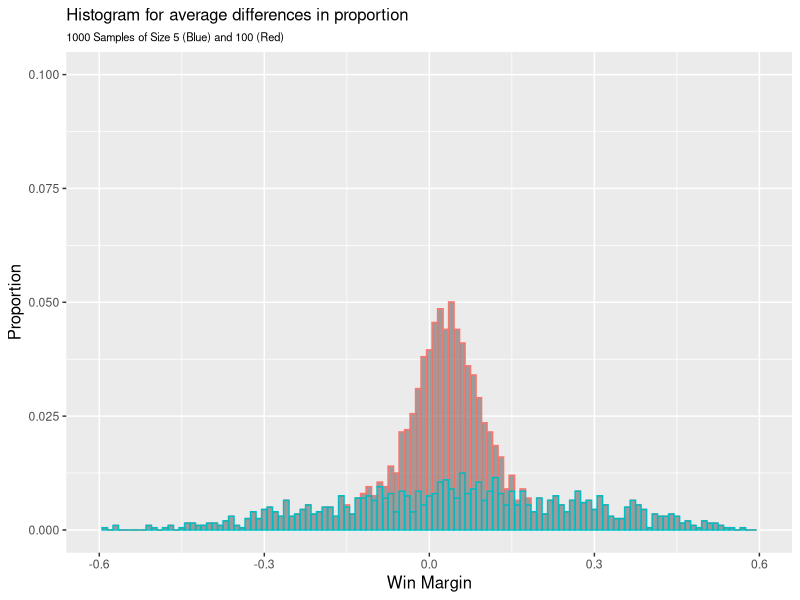

Here is the R script that generated this plot:
## ---- chunk 1
knitr::opts_chunk$set(echo = TRUE)
knitr::opts_chunk$set(options(width = 60))
knitr::opts_chunk$set(class.output = "bg-warning")

packages <- c('haven','dplyr', 'ggplot2', 'reshape2', 'tidyverse', 'pracma',
              'lubridate', 'scales', 'ggthemes', 'gt', 'dineq', 'gglorenz')  
to_install <- packages[!(packages %in% installed.packages()[,"Package"])]
if(length(to_install)>0) install.packages(to_install, 
                                          repos='http://cran.us.r-project.org')
lapply(packages, require, character.only=TRUE)


## ---- chunk 2
#Import data 
inputdata <- read.csv("Colombia Election 2022.csv")
## ---- chunk 3
# Insert only code here.
total_petro_pop = sum(inputdata$petro, na.rm = TRUE)
total_hernandez_pop = sum(inputdata$hernandez, na.rm = TRUE)
total_votes_cast_pop = sum(inputdata$votes_cast, na.rm = TRUE)
win_margin_pop = (total_petro_pop - total_hernandez_pop)/total_votes_cast_pop


inputdata <- inputdata %>%
  mutate(win_margin_tw = (petro-hernandez)/votes_cast)

win_margin_tw_sd = sd(inputdata$win_margin_tw, na.rm = TRUE)

win_margin_pop
win_margin_tw_sd
## ---- chunk 4
# Insert only code here.
set.seed(65668)
sample_5tables <- sample_n(inputdata,5)
total_petro_sample = sum(sample_5tables$petro, na.rm = TRUE)
total_hernandez_sample = sum(sample_5tables$hernandez, na.rm = TRUE)
total_votes_cast_sample = sum(sample_5tables$votes_cast, na.rm = TRUE)
win_margin_sample = (total_petro_sample - total_hernandez_sample)/total_votes_cast_sample

win_margin_sample

## ---- chunk 5
# Insert only code here.

set.seed(65668)
sample_100tables <- sample_n(inputdata,100)
total_petro_sample_2 = sum(sample_100tables$petro, na.rm = TRUE)
total_hernandez_sample_2 = sum(sample_100tables$hernandez, na.rm = TRUE)
total_votes_cast_sample_2 = sum(sample_100tables$votes_cast, na.rm = TRUE)
win_margin_sample_2 = (total_petro_sample_2 - total_hernandez_sample_2)/total_votes_cast_sample_2

win_margin_sample_2
## ---- chunk 6
# Insert only code here.

## ---- chunk 7

set.seed(65668)
#For-loop code 
xbar_5 <- c() 
for (i in 1:1000) {
  samp_5 <- slice_sample(inputdata, n = 5) 
  xbar_5[i] <- ((sum(samp_5$petro)-sum(samp_5$hernandez)) / sum(samp_5$votes_cast)) 
}
mean(xbar_5)
sd(xbar_5)

## ---- chunk 8
# Insert only code here.

set.seed(65668)
xbar_100 <- c() 
for (i in 1:1000) {
  samp_100 <- slice_sample(inputdata, n = 100) 
  xbar_100[i] <- ((sum(samp_100$petro)-sum(samp_100$hernandez)) / sum(samp_100$votes_cast)) 
}
mean(xbar_100)
sd(xbar_100)
## ---- chunk 9
# Insert only code here.
xbar_5_df <- as.data.frame(xbar_5) %>%
  mutate (c = "xbar_5") 
colnames(xbar_5_df) <- c("values","set")

xbar_100_df <- as.data.frame(xbar_100) %>%
  mutate (c = "xbar_100") 
colnames(xbar_100_df) <- c("values","set")

data <- rbind(xbar_5_df,xbar_100_df)

ggplot(data , aes(x = values, color = set, alpha = 0.9)) + 
  geom_histogram(aes(y = stat(count)/sum(stat(count))),
                 binwidth = 0.01) + 
  scale_y_continuous(labels = percent) +
  labs(x="Win Margin", 
       y = "Proportion", 
       title="Histogram for average differences in proportion",
       subtitle="1000 Samples of Size 5 (Blue) and 100 (Red)") +
  xlim(-0.6, 0.6) +
  ylim(0,0.1) +
  theme(plot.title=element_text(size=12, hjust=0),
        plot.subtitle=element_text(size=8,hjust=0),
        plot.caption= element_text(size=7), 
        axis.title.x=element_text(size=12,hjust=0.5),
        axis.title.y=element_text(size=12,hjust=0.5)) +
  theme(legend.position = "none",legend.title = element_blank())


## ---- chunk 10
# Insert only code here.
sum(xbar_5 > 0)
sum(xbar_100 > 0)

## ---- chunk 11
# Insert only code here.
sum(xbar_5 > 0 & xbar_5 < 0.03)
sum(xbar_100 > 0 & xbar_100 < 0.03)

## ---- chunk 12
# Insert only code here.
std_error <- 0.051
xbar_100 <- as.data.frame(xbar_100) %>%
  mutate(x_lb = xbar_100 - 1.64*std_error) %>%
  mutate(x_ub = xbar_100 + 1.64*std_error)

sum(xbar_100$x_lb < 0.03 & 0.03 < xbar_100$x_ub)

## ---- chunk 13
# Insert only code here.
1-pnorm(q = 0.23, mean = 0.2, sd = 0.013)

## ---- chunk 14
# Insert only code here.
pnorm(q = 0.2, mean = 0.2, sd = 0.013)
## ---- chunk 15
# Insert only code here.

1-pnorm(q = 0.23,mean = 0.2, sd = 0.013)

